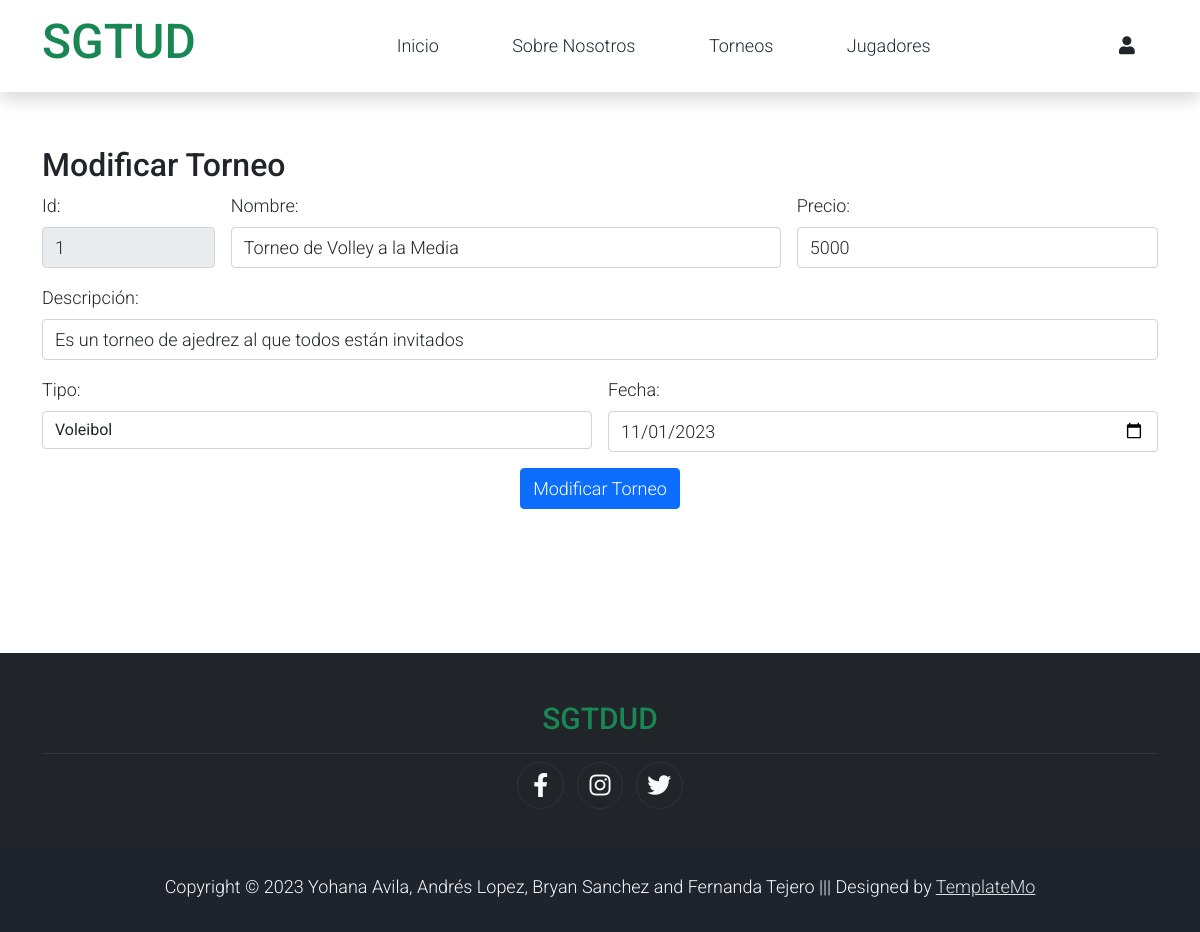
Page /Administrador/modificar_torneo.php?id=1 on the earlier database version.
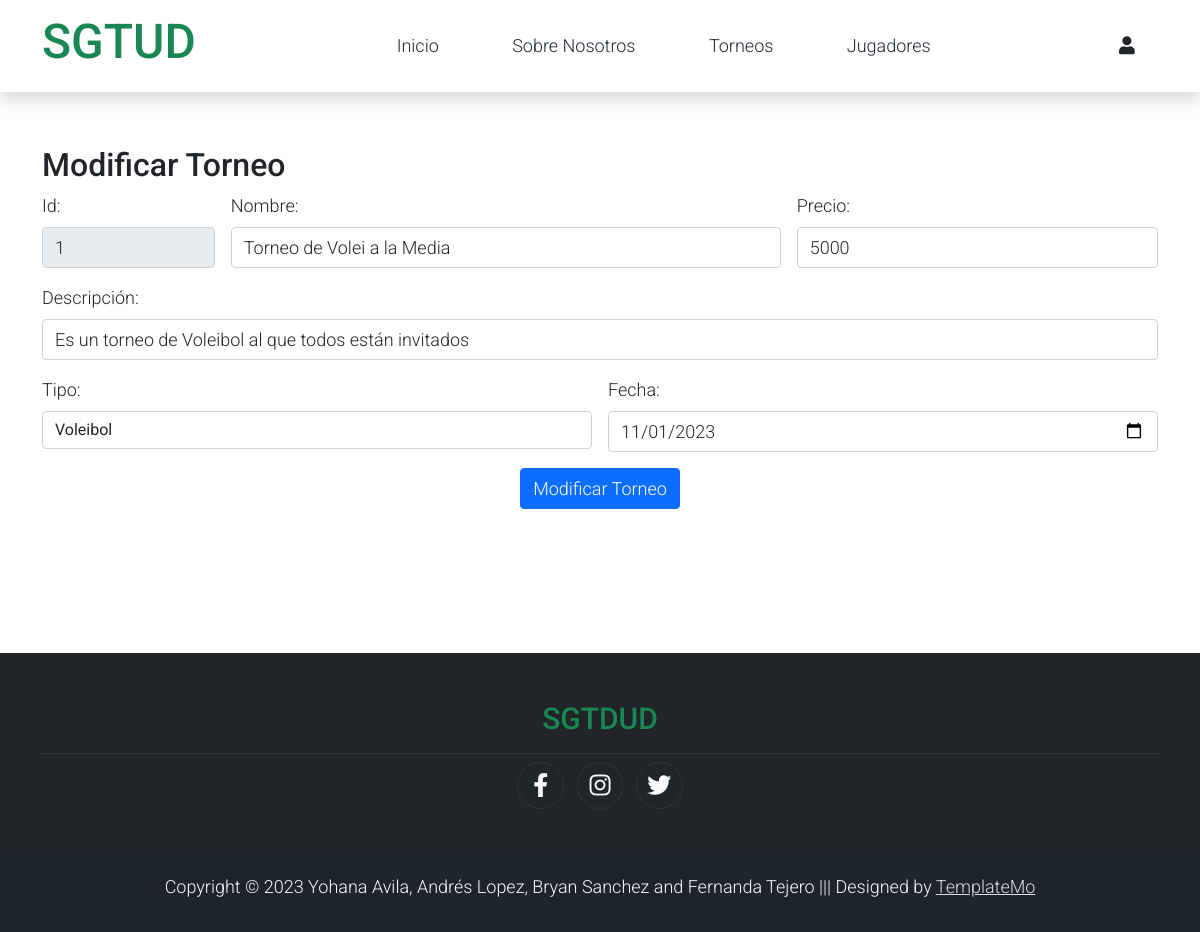
Same page on the later database version.
### tables this page shows
CREATE TABLE torneo(
	id int PRIMARY KEY AUTO_INCREMENT,
    nombre varchar(50) not null,
    descripcion varchar(250),
    precio int not null,
    tipo varchar(50) not null,
    fecha date
);

### Administrador/modificar_torneo.php (the view, shortened to what the changed rows need)
<!DOCTYPE html>
<html lang="en">
<head>
    <link rel="stylesheet" href="../assets/css/bootstrap.min.css">
    <link rel="stylesheet" href="../assets/css/templatemo.css">
    <link rel="stylesheet" href="../assets/css/custom.css">
    <link rel="stylesheet" href="../assets/css/fontawesome.min.css">
</head>
<body>
    <?php
    include('./consultarSQL.php');
    $cod=$_GET['id'];
    $res=buscartorneo($cod);
    foreach($res as $row){
    ?>
    <div class="container"> <br><br>
        <h2 class="text-black">Modificar Torneo</h2>
        <form action="./modificarTorneo.php" method="GET" class="row g-3">
            <div class="col-2">
                <label for="txt_Id" class="form-label">Id:</label>
                <input type="text" class="form-control" name="txt_Id" value="<?php echo $row['id']?>" readonly>
            </div>
            <div class="col-6">
                <label for="txt_nombre" class="form-label">Nombre: </label>
                <input type="text" class="form-control" name="txt_nombre"  value="<?php echo $row['nombre']?>"required>
            </div>
            <div class="col-4">
                <label for="txt_precio" class="form-label">Precio: </label>
                <input type="text" class="form-control" name="txt_precio" value="<?php echo $row['precio']?>"required>
            </div>
            <div class="col-12">
                <label for="txt_descripcion" class="form-label">Descripción: </label>
                <input type="text" class="form-control" name="txt_descripcion" value="<?php echo $row['descripcion']?>"required>
            </div>
            <div class="col-6">
                <label for="txt_tipo" class="form-label">Tipo: </label>
                <select name="txt_tipo" class="form-control"required>
                    <option value="Voleibol">Voleibol</option>
                </select>
            </div>
            <div class="col-6">
                <label for="txt_fecha" class="form-label">Fecha: </label>
                <input type="date" class="form-control" name="txt_fecha" value="<?php echo $row['fecha']?>">
            </div>
            <?php }?>
            <center>
            </center>
        </form>
    </div>
    <footer class="bg-dark" id="tempaltemo_footer">
        <div class="container">
            <div class="col-md-12 pt-5">
                <h2 class="h2 text-success border-bottom pb-3 border-light logo text-center">SGTDUD</h2>
            </div>
        </div>
    </footer>
</body>
</html>

Differences in the rows shown:
changed torneo id 1: txt_nombre "Torneo de Volley a la Media" → "Torneo de Volei a la Media"; txt_descripcion "Es un torneo de ajedrez al que todos están invitados" → "Es un torneo de Voleibol al que todos están invitados"
